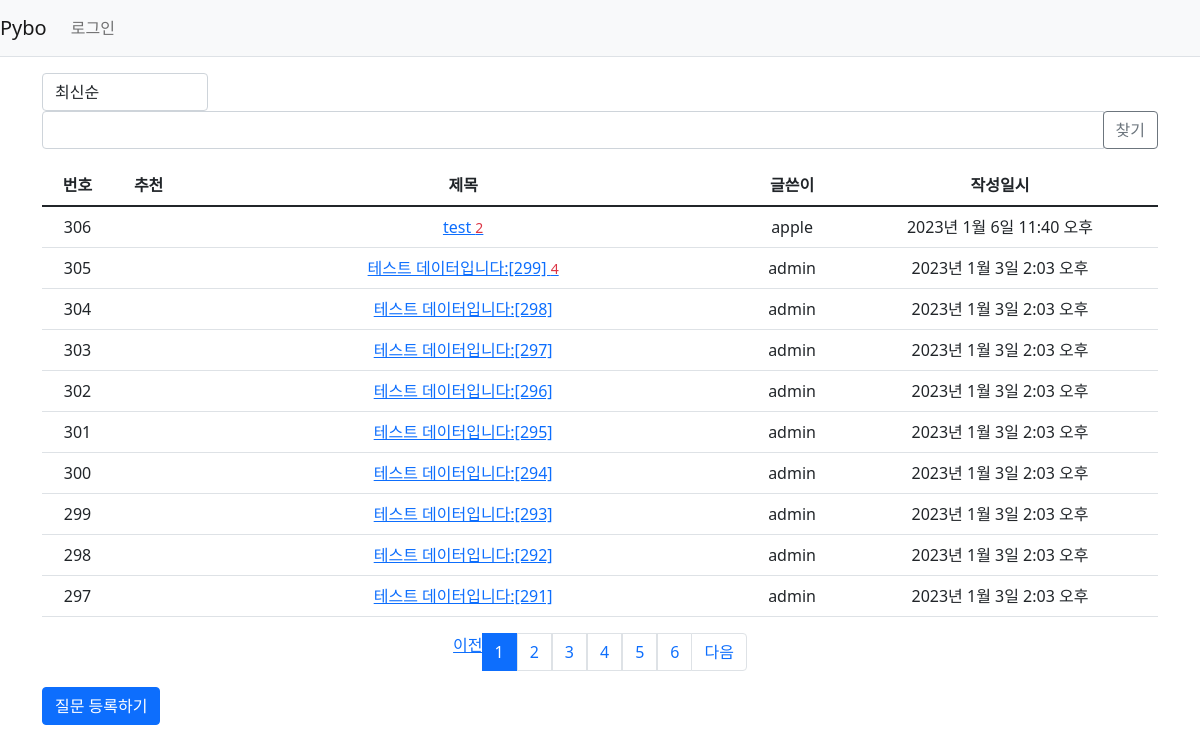
Screenshot of /pybo/ with the database file from the repository.
### pybo/models.py (models this page shows, shortened)
class Question(models.Model):
    author = models.ForeignKey(User, on_delete=models.CASCADE, related_name='author_question')
    subject = models.CharField(max_length=200)
    content = models.TextField()
    modify_date = models.DateTimeField(null=True, blank=True)
    create_date = models.DateTimeField()
    voter = models.ManyToManyField(User, related_name='voter_question')

### pybo/views/base_views.py (the view, shortened to what this page needs)
# urls.py: path('', base_views.index, name='index') # '/'에 해당되는 path
def index(request):
    page = request.GET.get('page', '1')
    kw = request.GET.get('kw', '')
    so = request.GET.get('so', 'recent')
    if so == 'recommend':
        question_list = Question.objects.annotate(
            num_voter=Count('voter')).order_by('-num_voter', '-create_date')
    elif so == 'popular':
        question_list = Question.objects.annotate(
            num_answer=Count('answer')).order_by('-num_answer', '-create_date')
    else: # recent
        question_list = Question.objects.order_by('-create_date')
    paginator = Paginator(question_list, 10)
    page_obj = paginator.get_page(page)
    context = {'question_list': page_obj, 'page': page, 'kw': kw}
    return render(request, 'pybo/question_list.html', context)

### pybo/templatetags/pybo_filter.py (called while the page is built)
@register.filter
def sub(value, arg):
    return value - arg

### templates/pybo/question_list.html (shortened to what this page needs)
{% extends 'base.html' %}
{% load pybo_filter %}
{% block content %}
<div class="container my-3">
    <div class="row justify-content-between my-3">
        <div class="col-2">
            <select class="form-control so">
                <option value="recent" {% if so == 'recent' %}selected{% endif %}>
                    최신순</option>
            </select>
        </div>
        <div class="cold-4 input-group">
            <input type="text" class="form-control kw" value="{{ kw|default_if_none:'' }}">
            <div class="input-group-append">
                <button class="btn btn-outline-secondary" type="button" id="btn_search">
                    찾기
                </button>
            </div>
        </div>
    </div>
    <table class="table">
        <thead>
        <tr class="text-center thread-dark">
            <th>번호</th>
            <th>추천</th>
            <th style="width:50%">제목</th>
            <th>글쓴이</th>
            <th>작성일시</th>
        </tr>
        </thead>
        <tbody>
        {% if question_list %}
        {% for question in question_list %}
        <tr class="text-center">
            <td>{{ question_list.paginator.count|sub:question_list.start_index|sub:forloop.counter0|add:1 }}</td>
            <td>
                {% if question.voter.all.count > 0 %}
                <span class="badge badge-warning px-2 py-1">
                </span>
                {% endif %}
            </td>
            <td class="text-left">
                <a href="{% url 'pybo:detail' question.id %}">
                    {{ question.subject }}
                    {% if question.answer_set.count > 0 %}
                    <span class="text-danger small ml-2">
                        {{ question.answer_set.count}}
                    </span>
                    {% endif %}
                </a>
            </td>
            <td>{{ question.author.username }}</td>
            <td>
                {{ question.create_date}}
            </td>
        </tr>
        {% endfor %}
        {% else %}
        <tr>
            <td colspan="3">질문이 없습니다.</td>
        </tr>
        {% endif %}
        </tbody>
    </table>
    <ul class="pagination justify-content-center">
        {% if question_list.has_previous %}
        <li class="page-item">
            <a class="page-link" href="#"
                data-page="{{ question_list.previous_page_number }}"
            >이전
            </a>
        </li>
        {% else %}
        <li class="page-item disabled">
            <a href="page-link" tableindex="-1" aria-disabled="true" href="#">
                이전
            </a>
        </li>
        {% endif %}
        {% for page_number in question_list.paginator.page_range %}
        {% if page_number >= question_list.number|add:-5 and page_number <= question_list.number|add:5 %}
            {% if page_number == question_list.number %}
            <li class="page-item active" aria-current="page">
                <a class="page-link" href="#" data-page="{{ page_number }}">
                    {{ page_number }}
                </a>
            </li>
            {% else %}
            <li>
                <a class="page-link" href="#" data-page="{{ page_number }}">
                    {{ page_number }}
                </a>
            </li>
            {% endif %}
        {% endif %}
        {% endfor %}
        {% if question_list.has_next %}
        <li class="page-item">
            <a class="page-link" data-page="{{ question_list.next_page_number }}" href="#">
                다음
            </a>
        </li>
        {% else %}
        <li class="page-item disabled">
            <a class="page-link" tabindex="-1" aria-disabled="true" href="#">
                다음
            </a>
        </li>
        {% endif %}
    </ul>
    <a href="{% url 'pybo:question_create' %}" class="btn btn-primary">
        질문 등록하기
    </a>
</div>
{% endblock %}

### templates/base.html (shortened to what this page needs)
{% load static %}
<!doctype html>
<html>
    <head>
        <link rel="stylesheet" type="text/css" href="{% static 'bootstrap.min.css' %}">
        <link rel="stylesheet" type="text/css" href="{% static 'style.css' %}">
    </head>
    <body>
        {% include "navbar.html" %}
        {% block content %}
        {% endblock %}
    </body>
</html>

### templates/navbar.html (shortened to what this page needs)
<nav class="navbar navbar-expand-lg navbar-light bg-light border-bottom">
    <a class="navbar-brand" href="{% url 'pybo:index' %}">Pybo</a>
    <div class="collapse navbar-collapse flex-grow-0" id="navbarNav">
        <ul class="navbar-nav">
            <li class="nav-item">
                {% if user.is_authenticated %}
                <a class="nav-link" href="{% url 'common:logout' %}">
                    {{ user.username }} (로그아웃)
                </a>
                {% else %}
                <a class="nav-link" href="{% url 'common:login' %}">로그인</a>
                {% endif %}
            </li>
        </ul>
    </div>
</nav>

### rows the page displays
Question: paginator.count|sub "306", subject "test", answer_set.count "2", author.username "apple", create_date "2023년 1월 6일 11:40 오후"
Question: paginator.count|sub "305", subject "테스트 데이터입니다:[299]", answer_set.count "4", author.username "admin", create_date "2023년 1월 3일 2:03 오후"
Question: paginator.count|sub "304", subject "테스트 데이터입니다:[298]", author.username "admin", create_date "2023년 1월 3일 2:03 오후"
Question: paginator.count|sub "303", subject "테스트 데이터입니다:[297]", author.username "admin", create_date "2023년 1월 3일 2:03 오후"
Question: paginator.count|sub "302", subject "테스트 데이터입니다:[296]", author.username "admin", create_date "2023년 1월 3일 2:03 오후"
Question: paginator.count|sub "301", subject "테스트 데이터입니다:[295]", author.username "admin", create_date "2023년 1월 3일 2:03 오후"
Question: paginator.count|sub "300", subject "테스트 데이터입니다:[294]", author.username "admin", create_date "2023년 1월 3일 2:03 오후"
Question: paginator.count|sub "299", subject "테스트 데이터입니다:[293]", author.username "admin", create_date "2023년 1월 3일 2:03 오후"
Question: paginator.count|sub "298", subject "테스트 데이터입니다:[292]", author.username "admin", create_date "2023년 1월 3일 2:03 오후"
Question: paginator.count|sub "297", subject "테스트 데이터입니다:[291]", author.username "admin", create_date "2023년 1월 3일 2:03 오후"

### other values shown
{{ page_number }} "1"
{{ page_number }} "2" "3" "4" "5" "6"
